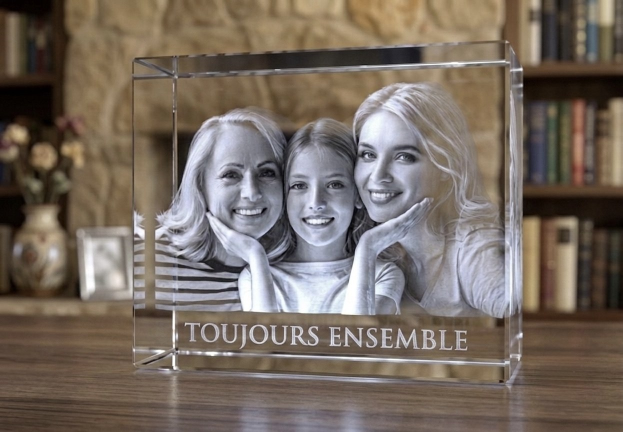
#> input picture tools/video/hyperframes-noel-13pieces/assets/img/p01.jpg, 1245 x 864 px (shown at 1/2 size)
$ python generer.py ../../../tools/video/hyperframes-noel-13pieces/assets/img/p01.jpg out.png
#> lines starting #> are read from the running program, lines starting #| are printed output that depends on the picture
import sys
from PIL import Image, ImageDraw, ImageFont
import numpy as np
DPI = 600
mm = lambda v: round(v / 25.4 * DPI)
GV = "fonts/GreatVibes.ttf"
MOTIF = sys.argv[1]
OUT = sys.argv[2]

def texte(t, largeur_mm):
    # rend le texte en noir sur transparent, ajusté à la largeur d'encre voulue
#> called with t = 'Joyeux Noël', largeur_mm = 46
    taille = 200
    f = ImageFont.truetype(GV, taille)
    x0, y0, x1, y1 = f.getbbox(t)
    taille = int(taille * mm(largeur_mm) / (x1 - x0))
    f = ImageFont.truetype(GV, taille)
    x0, y0, x1, y1 = f.getbbox(t)
    im = Image.new("L", (x1 - x0 + 4, y1 - y0 + 4), 0)
#> im: PIL image 1090x180 L; every value is 0
    ImageDraw.Draw(im).text((2 - x0, 2 - y0), t, font=f, fill=255)
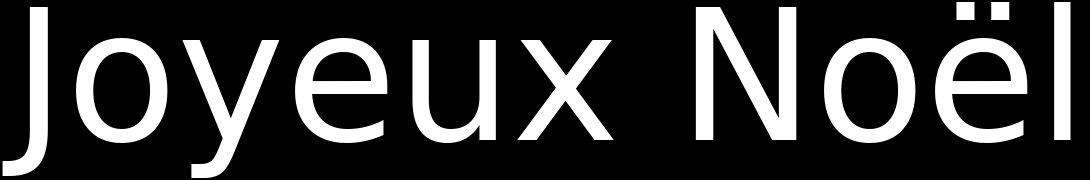
#> im: PIL image 1090x180 L; min 0, max 255, mean 54.8
    return im

def motif(largeur_mm):
#> called with largeur_mm = 30
    a = Image.open(MOTIF).getchannel("A")
    a = a.crop(a.getbbox())
    w = mm(largeur_mm)
    return a.resize((w, round(a.height * w / a.width)), Image.LANCZOS)

# mêmes proportions que l'aperçu envoyé (verre Ø 79 mm)
blocs = [(texte("Joyeux Noël", 46), -0.5),
#> (the run stopped early here; a loop or call above may not have finished)
